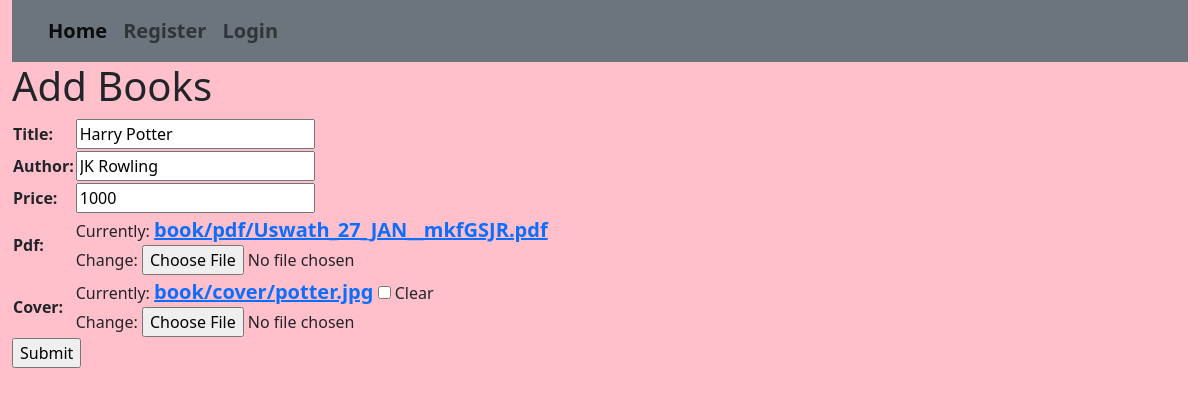
Screenshot of /editbook/5 with the database file from the repository.
### book/models.py (models this page shows)
class book(models.Model):
    title = models.CharField(max_length=20)
    author = models.CharField(max_length=20)
    price = models.IntegerField()
    pdf = models.FileField(upload_to='book/pdf')
    cover = models.ImageField(upload_to='book/cover', null=True, blank=True)

### book/views.py (the view)
# urls.py: path('editbook/<int:p>', views.edit_book, name='editbook'),
def edit_book(request, p):
    b = book.objects.get(id=p)
    form = bookform(instance=b)
    if (request.method == "POST"):
        print(request.POST)
        f = bookform(request.POST, request.FILES, instance=b)
        if (f.is_valid()):
            f.save()
            return home(request)
    return render(request, 'add2.html', {'form': form})

### book/forms.py
class bookform(forms.ModelForm):
    class Meta:
        model = book
        fields = '__all__'

### templates/add2.html (shortened to what this page needs)
{% extends 'base.html' %}
{% load static %}
{% block content %}
<h1>Add Books</h1>
<form method="POST" enctype="multipart/form-data">
    <table>
          {{form.as_table}}
    </table>
  <input type="submit" >
</form>
{% endblock %}

### static/css/a.css (style rules this page uses)
body { background-color:pink; }
a { font-size:20px; font-weight:bold; }

### rows the page displays
book: title "Harry Potter", author "JK Rowling", price "1000"
